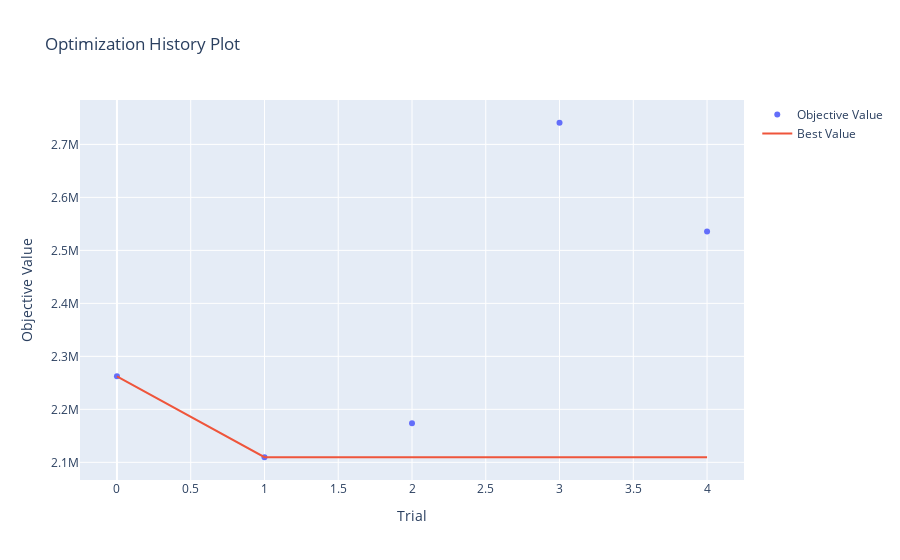

The cell this chart's notebook holds for it:
### Code cell
optuna.visualization.plot_optimization_history(study)

### Figure 1 — Plotly figure (JSON) as saved in the notebook; plotly's stock layout.template omitted (floating-point values rounded to 4 significant figures)
{"data": [{"mode": "markers", "name": "Objective Value", "type": "scatter", "x": [0, 1, 2, 3, 4], "y": [2262000.0, 2110000.0, 2174000.0, 2741000.0, 2535000.0]}, {"mode": "lines", "name": "Best Value", "type": "scatter", "x": [0, 1, 2, 3, 4], "y": [2262000.0, 2110000.0, 2110000.0, 2110000.0, 2110000.0]}, {"marker": {"color": "#cccccc"}, "mode": "markers", "name": "Infeasible Trial", "showlegend": false, "type": "scatter", "x": [], "y": []}], "layout": {"title": {"text": "Optimization History Plot"}, "xaxis": {"title": {"text": "Trial"}}, "yaxis": {"title": {"text": "Objective Value"}}}}
